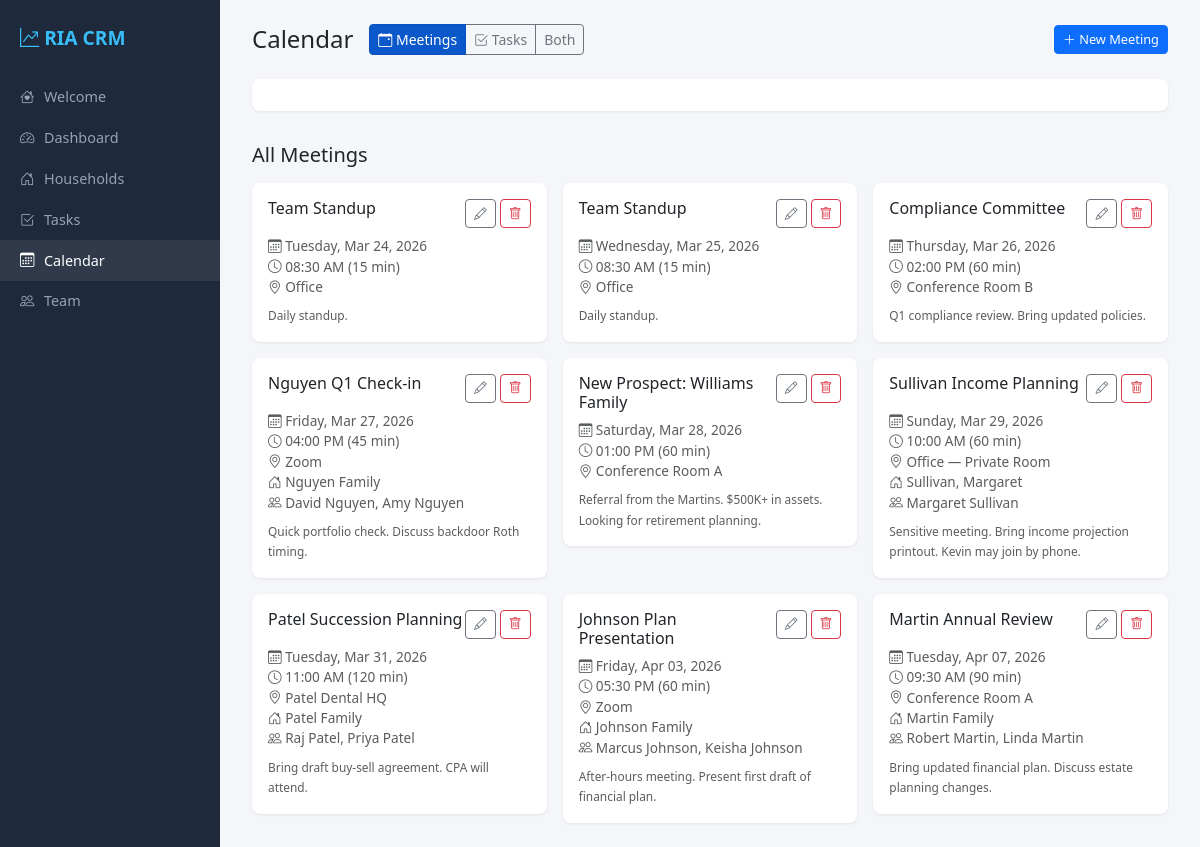
/calendar, run on the app's committed database.
### models.py (models this page shows, shortened)
class Meeting(db.Model):
    id = db.Column(db.Integer, primary_key=True)
    title = db.Column(db.String(300), nullable=False)
    meeting_date = db.Column(db.Date, nullable=False)
    meeting_time = db.Column(db.Time, nullable=False)
    duration_minutes = db.Column(db.Integer, default=60)
    location = db.Column(db.String(200), default="")
    notes = db.Column(db.Text, default="")
    household_id = db.Column(db.Integer, db.ForeignKey("household.id"), nullable=True)
    created_at = db.Column(db.DateTime, default=datetime.utcnow)
    attendees = db.relationship("MeetingAttendee", backref="meeting", lazy=True, cascade="all, delete-orphan")

class Household(db.Model):
    id = db.Column(db.Integer, primary_key=True)
    name = db.Column(db.String(200), nullable=False)
    notes = db.Column(db.Text, default="")
    created_at = db.Column(db.DateTime, default=datetime.utcnow)
    people = db.relationship("Person", backref="household", lazy=True, cascade="all, delete-orphan")
    accounts = db.relationship("Account", backref="household", lazy=True, cascade="all, delete-orphan")
    tasks = db.relationship("Task", backref="household", lazy=True, cascade="all, delete-orphan")
    meetings = db.relationship("Meeting", backref="household", lazy=True, cascade="all, delete-orphan")

### app.py (the view)
@app.route("/calendar")
def calendar_view():
    meetings = Meeting.query.order_by(Meeting.meeting_date, Meeting.meeting_time).all()
    people = Person.query.order_by(Person.last_name).all()
    households = Household.query.order_by(Household.name).all()
    return render_template(
        "calendar.html",
        meetings=meetings,
        people=people,
        households=households,
        task_statuses=TASK_STATUSES,
        task_priorities=TASK_PRIORITIES,
        users=User.query.filter_by(is_active=True).order_by(User.last_name).all(),
    )

### models.py (called while the page is built)
    @property
    def full_name(self):
        return f"{self.first_name} {self.last_name}"

    @property
    def full_name(self):
        return f"{self.first_name} {self.last_name}"

### templates/calendar.html (shortened to what this page needs)
{% extends "base.html" %}
{% block content %}
<div class="d-flex justify-content-between align-items-center mb-4">
    <div class="d-flex align-items-center gap-3">
        <h4 class="mb-0">Calendar</h4>
        <div class="btn-group btn-group-sm" id="calToggle" role="group">
            <button class="btn btn-primary active" id="toggleMeetings"><i class="bi bi-calendar-event"></i> Meetings</button>
            <button class="btn btn-outline-secondary" id="toggleTasks"><i class="bi bi-check2-square"></i> Tasks</button>
            <button class="btn btn-outline-secondary" id="toggleBoth">Both</button>
        </div>
    </div>
    <div class="d-flex gap-2">
        <button class="btn btn-primary btn-sm" data-bs-toggle="modal" data-bs-target="#addMeetingModal" id="newMeetingBtn"><i class="bi bi-plus-lg"></i> New Meeting</button>
    </div>
</div>
<div id="calendar"></div>
<div class="meeting-list-section">
    <h5 class="mb-3">All Meetings</h5>
    {% if meetings %}
    <div class="row g-3">
    {% for m in meetings %}
        <div class="col-md-6 col-lg-4">
            <div class="card p-3">
                <div class="d-flex justify-content-between align-items-start mb-2">
                    <h6 class="mb-0">{{ m.title }}</h6>
                    <div class="d-flex gap-1">
                        <button class="btn btn-outline-secondary btn-sm" data-bs-toggle="modal" data-bs-target="#editMeeting{{ m.id }}"><i class="bi bi-pencil"></i></button>
                        <form method="POST" action="{{ url_for('meeting_delete', id=m.id) }}" onsubmit="return confirm('Delete?')">
                            <button class="btn btn-outline-danger btn-sm"><i class="bi bi-trash"></i></button>
                        </form>
                    </div>
                </div>
                <div class="text-muted" style="font-size:0.85rem">
                    <div><i class="bi bi-calendar3"></i> {{ m.meeting_date.strftime('%A, %b %d, %Y') }}</div>
                    <div><i class="bi bi-clock"></i> {{ m.meeting_time.strftime('%I:%M %p') }} ({{ m.duration_minutes }} min)</div>
                    {% if m.location %}<div><i class="bi bi-geo-alt"></i> {{ m.location }}</div>{% endif %}
                    {% if m.household %}<div><i class="bi bi-house-door"></i> {{ m.household.name }}</div>{% endif %}
                    {% if m.attendees %}<div><i class="bi bi-people"></i> {{ m.attendees|map(attribute='person')|map(attribute='full_name')|join(', ') }}</div>{% endif %}
                    {% if m.notes %}<div class="mt-2"><small>{{ m.notes }}</small></div>{% endif %}
                </div>
            </div>
        </div>
    {% endfor %}
    </div>
    {% else %}
    <div class="card p-4 text-center text-muted">No meetings scheduled.</div>
    {% endif %}
</div>
{% endblock %}

### templates/base.html (style rules this page uses)
:root { --sidebar-width: 220px; }
body { background: #f5f6fa; font-family: 'Segoe UI', system-ui, sans-serif; }
.card { border: none; box-shadow: 0 1px 3px rgba(0,0,0,0.08); border-radius: 0.5rem; }
.btn-sm { font-size: 0.8rem; }

### templates/calendar.html (style rules this page uses)
#calendar { background: #fff; border-radius: 0.5rem; padding: 1rem; box-shadow: 0 1px 3px rgba(0,0,0,0.08); }
.meeting-list-section { margin-top: 2rem; }

### data on the page
Meeting: title "Team Standup", meeting_date "Tuesday, Mar 24, 2026", meeting_time "08:30 AM", duration_minutes "15", location "Office", notes "Daily standup."
Meeting: title "Team Standup", meeting_date "Wednesday, Mar 25, 2026", meeting_time "08:30 AM", duration_minutes "15", location "Office", notes "Daily standup."
Meeting: title "Compliance Committee", meeting_date "Thursday, Mar 26, 2026", meeting_time "02:00 PM", duration_minutes "60", location "Conference Room B", notes "Q1 compliance review. Bring updated policies."
Meeting: title "Nguyen Q1 Check-in", meeting_date "Friday, Mar 27, 2026", meeting_time "04:00 PM", duration_minutes "45", location "Zoom", household.name "Nguyen Family", attendees|map "David Nguyen, Amy Nguyen", notes "Quick portfolio check. Discuss backdoor Roth timing."
Meeting: title "New Prospect: Williams Family", meeting_date "Saturday, Mar 28, 2026", meeting_time "01:00 PM", duration_minutes "60", location "Conference Room A", notes "Referral from the Martins. $500K+ in assets. Looking for retirement planning."
Meeting: title "Sullivan Income Planning", meeting_date "Sunday, Mar 29, 2026", meeting_time "10:00 AM", duration_minutes "60", location "Office — Private Room", household.name "Sullivan, Margaret", attendees|map "Margaret Sullivan", notes "Sensitive meeting. Bring income projection printout. Kevin may join by phone."
Meeting: title "Patel Succession Planning", meeting_date "Tuesday, Mar 31, 2026", meeting_time "11:00 AM", duration_minutes "120", location "Patel Dental HQ", household.name "Patel Family", attendees|map "Raj Patel, Priya Patel", notes "Bring draft buy-sell agreement. CPA will attend."
Meeting: title "Johnson Plan Presentation", meeting_date "Friday, Apr 03, 2026", meeting_time "05:30 PM", duration_minutes "60", location "Zoom", household.name "Johnson Family", attendees|map "Marcus Johnson, Keisha Johnson", notes "After-hours meeting. Present first draft of financial plan."
Meeting: title "Martin Annual Review", meeting_date "Tuesday, Apr 07, 2026", meeting_time "09:30 AM", duration_minutes "90", location "Conference Room A", household.name "Martin Family", attendees|map "Robert Martin, Linda Martin", notes "Bring updated financial plan. Discuss estate planning changes."
